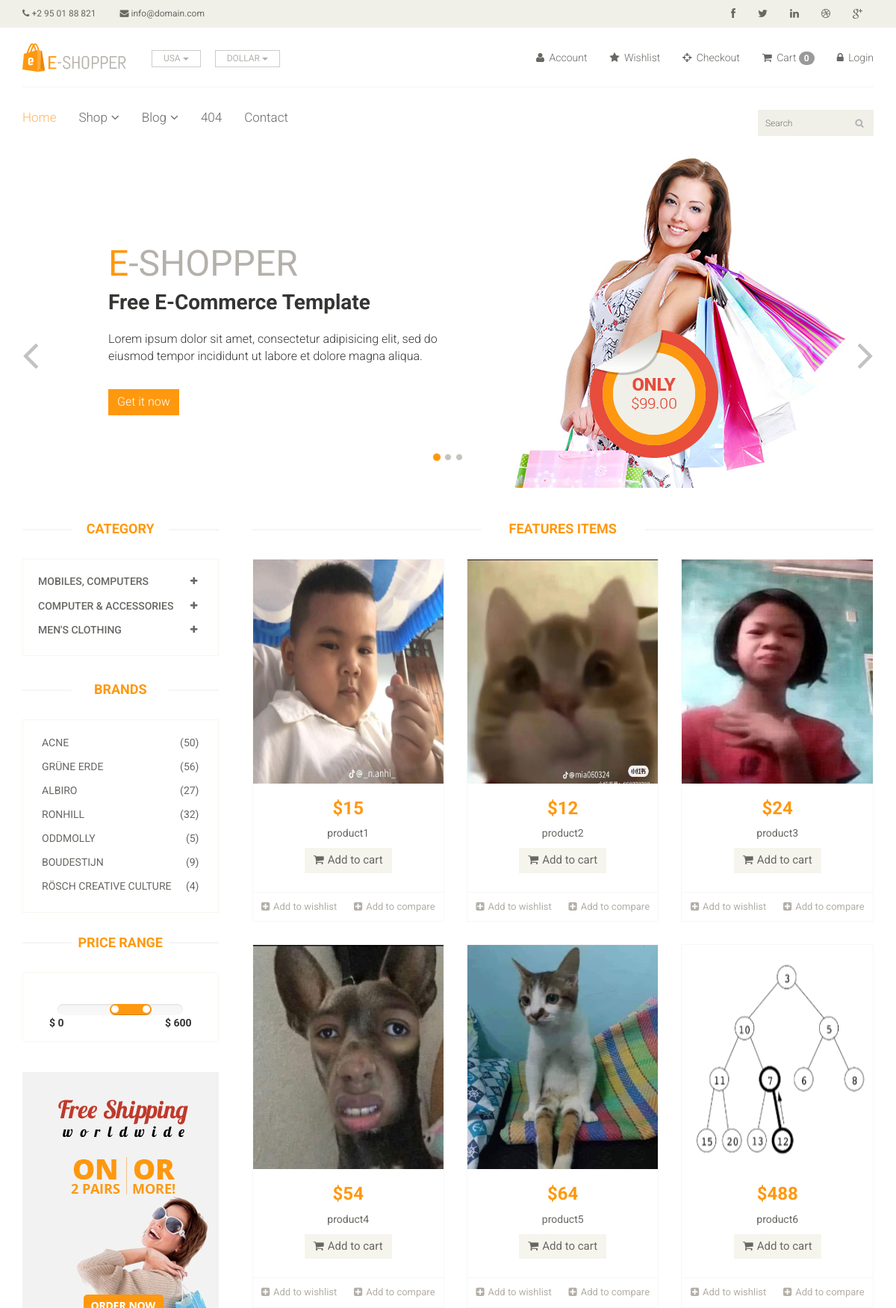
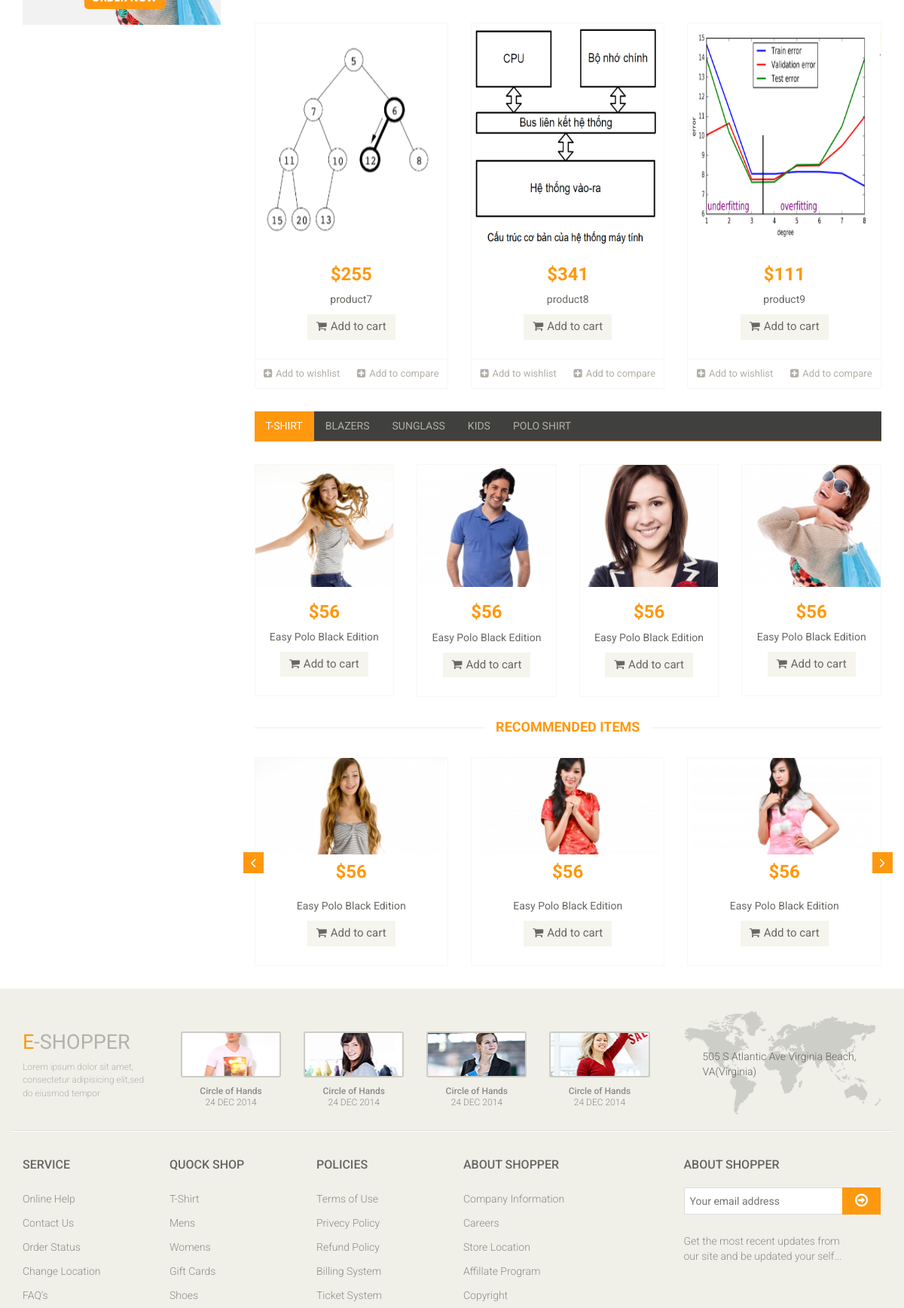
The page / (upper part) on the database its author committed (2 pictures, top to bottom).
### app/models.py (models this page shows, shortened)
class Category(models.Model):
    name = models.CharField(max_length=150)

class Product(models.Model):
    category = models.ForeignKey(Category, on_delete=models.CASCADE, null=False,default=" ")
    sub_category = models.ForeignKey(Sub_Category, on_delete=models.CASCADE, null=False, default=" ")
    image = models.ImageField(upload_to='ecommerce/pimage')
    name = models.CharField(max_length=100)
    price = models.IntegerField()
    date = models.DateField(auto_now_add=True)

### Eshop/views.py (the view)
# urls.py: path('', views.Index, name='index'),
def Index(request):
    category = Category.objects.all()
    categoryID = request.GET.get('category')
    if categoryID:
        product = Product.objects.filter(sub_category = categoryID).order_by('-id')
    else:
        product = Product.objects.all()
    context = {
        'category': category,
        'product' : product,
    }
    return render(request, 'index.html', context)

### templates/index.html (shortened to what this page needs)
{%extends "master.html" %}
{%block body %}
<section id="slider">
    <div class="container">
        <div class="row">
            <div class="col-sm-12">
                <div id="slider-carousel" class="carousel slide" data-ride="carousel">
                    <ol class="carousel-indicators">
                        <li data-target="#slider-carousel" data-slide-to="0" class="active"></li>
                        <li data-target="#slider-carousel" data-slide-to="1"></li>
                        <li data-target="#slider-carousel" data-slide-to="2"></li>
                    </ol>
                    <div class="carousel-inner">
                        <div class="item active">
                            <div class="col-sm-6">
                                <h1><span>E</span>-SHOPPER</h1>
                                <h2>Free E-Commerce Template</h2>
                                <p>Lorem ipsum dolor sit amet, consectetur adipisicing elit, sed do eiusmod tempor incididunt ut labore et dolore magna aliqua. </p>
                                <button type="button" class="btn btn-default get">Get it now</button>
                            </div>
                            <div class="col-sm-6">
                                <img src="/static/images/home/girl1.jpg" class="girl img-responsive" alt="" />
                                <img src="/static/images/home/pricing.png"  class="pricing" alt="" />
                            </div>
                        </div>
                    </div>
                    <a href="#slider-carousel" class="left control-carousel hidden-xs" data-slide="prev">
                        <i class="fa fa-angle-left"></i>
                    </a>
                    <a href="#slider-carousel" class="right control-carousel hidden-xs" data-slide="next">
                        <i class="fa fa-angle-right"></i>
                    </a>
                </div>
            </div>
        </div>
    </div>
</section>
<section>
    <div class="container">
        <div class="row">
            <div class="col-sm-3">
                <div class="left-sidebar">
                    <h2>Category</h2>
                    <div class="panel-group category-products" id="accordian">
                        {% for cat in category %}
                        <div class="panel panel-default">
                            <div class="panel-heading">
                                <h4 class="panel-title">
                                    <a data-toggle="collapse" data-parent="#accordian" href="#{{cat.id}}">
                                        <span class="badge pull-right"><i class="fa fa-plus"></i></span>
                                        {{cat.name}}
                                    </a>
                                </h4>
                            </div>
                        </div>
                        {%endfor%}
                    </div>
                    <div class="brands_products">
                        <h2>Brands</h2>
                        <div class="brands-name">
                            <ul class="nav nav-pills nav-stacked">
                                <li><a href="#"> <span class="pull-right">(50)</span>Acne</a></li>
                                <li><a href="#"> <span class="pull-right">(56)</span>Grüne Erde</a></li>
                                <li><a href="#"> <span class="pull-right">(27)</span>Albiro</a></li>
                                <li><a href="#"> <span class="pull-right">(32)</span>Ronhill</a></li>
                                <li><a href="#"> <span class="pull-right">(5)</span>Oddmolly</a></li>
                                <li><a href="#"> <span class="pull-right">(9)</span>Boudestijn</a></li>
                                <li><a href="#"> <span class="pull-right">(4)</span>Rösch creative culture</a></li>
                            </ul>
                        </div>
                    </div>
                    <div class="price-range">
                        <h2>Price Range</h2>
                        <div class="well text-center">
                             <input type="text" class="span2" value="" data-slider-min="0" data-slider-max="600" data-slider-step="5" data-slider-value="[250,450]" id="sl2" ><br />
                             <b class="pull-left">$ 0</b> <b class="pull-right">$ 600</b>
                        </div>
                    </div>
                    <div class="shipping text-center">
                        <img src="/static/images/home/shipping.jpg" alt="" />
                    </div>
                </div>
            </div>
            <div class="col-sm-9 padding-right">
                <div class="features_items">
                    <h2 class="title text-center">Features Items</h2>
                    {%for prod in product%}
                    <div class="col-sm-4">
                        <div class="product-image-wrapper">
                            <div class="single-products">
                                    <div class="productinfo text-center">
                                        <img src="{{prod.image}}" alt="" height = "300px;" />
                                        <h2>${{prod.price}}</h2>
                                        <p>{{prod.name}}</p>
                                        <a href="{% url 'cart_add' prod.id %}" class="btn btn-default add-to-cart"><i class="fa fa-shopping-cart"></i>Add to cart</a>
                                    </div>
                                    <div class="product-overlay">
                                        <div class="overlay-content">
                                        </div>
                                    </div>
                            </div>
                            <div class="choose">
                                <ul class="nav nav-pills nav-justified">
                                    <li><a href="#"><i class="fa fa-plus-square"></i>Add to wishlist</a></li>
                                    <li><a href="#"><i class="fa fa-plus-square"></i>Add to compare</a></li>
                                </ul>
                            </div>
                        </div>
                    </div>
                    {%endfor%}
                </div>
                <div class="category-tab">
                    <div class="col-sm-12">
                        <ul class="nav nav-tabs">
                            <li class="active"><a href="#tshirt" data-toggle="tab">T-Shirt</a></li>
                            <li><a href="#blazers" data-toggle="tab">Blazers</a></li>
                            <li><a href="#sunglass" data-toggle="tab">Sunglass</a></li>
                            <li><a href="#kids" data-toggle="tab">Kids</a></li>
                            <li><a href="#poloshirt" data-toggle="tab">Polo shirt</a></li>
                        </ul>
                    </div>
                    <div class="tab-content">
                        <div class="tab-pane fade active in" id="tshirt" >
                            <div class="col-sm-3">
                                <div class="product-image-wrapper">
                                    <div class="single-products">
                                        <div class="productinfo text-center">
                                            <img src="/static/images/home/gallery1.jpg" alt="" />
                                            <h2>$56</h2>
                                            <p>Easy Polo Black Edition</p>
                                            <a href="#" class="btn btn-default add-to-cart"><i class="fa fa-shopping-cart"></i>Add to cart</a>
                                        </div>
                                    </div>
                                </div>
                            </div>
                            <div class="col-sm-3">
                                <div class="product-image-wrapper">
                                    <div class="single-products">
                                        <div class="productinfo text-center">
                                            <img src="/static/images/home/gallery2.jpg" alt="" />
                                            <h2>$56</h2>
                                            <p>Easy Polo Black Edition</p>
                                            <a href="#" class="btn btn-default add-to-cart"><i class="fa fa-shopping-cart"></i>Add to cart</a>
                                        </div>
                                    </div>
                                </div>
                            </div>
                            <div class="col-sm-3">
                                <div class="product-image-wrapper">
                                    <div class="single-products">
                                        <div class="productinfo text-center">
                                            <img src="/static/images/home/gallery3.jpg" alt="" />
                                            <h2>$56</h2>
                                            <p>Easy Polo Black Edition</p>
                                            <a href="#" class="btn btn-default add-to-cart"><i class="fa fa-shopping-cart"></i>Add to cart</a>
                                        </div>
                                    </div>
                                </div>
                            </div>
                            <div class="col-sm-3">
                                <div class="product-image-wrapper">
                                    <div class="single-products">
                                        <div class="productinfo text-center">
                                            <img src="/static/images/home/gallery4.jpg" alt="" />
                                            <h2>$56</h2>
                                            <p>Easy Polo Black Edition</p>
                                            <a href="#" class="btn btn-default add-to-cart"><i class="fa fa-shopping-cart"></i>Add to cart</a>
                                        </div>
                                    </div>
                                </div>
                            </div>
                        </div>
                    </div>
                </div>
                <div class="recommended_items">
                    <h2 class="title text-center">recommended items</h2>
                    <div id="recommended-item-carousel" class="carousel slide" data-ride="carousel">
                        <div class="carousel-inner">
                            <div class="item active">
                                <div class="col-sm-4">
                                    <div class="product-image-wrapper">
                                        <div class="single-products">
                                            <div class="productinfo text-center">
                                                <img src="/static/images/home/recommend1.jpg" alt="" />
                                                <h2>$56</h2>
                                                <p>Easy Polo Black Edition</p>
                                                <a href="#" class="btn btn-default add-to-cart"><i class="fa fa-shopping-cart"></i>Add to cart</a>
                                            </div>
                                        </div>
                                    </div>
                                </div>
                                <div class="col-sm-4">
                                    <div class="product-image-wrapper">
                                        <div class="single-products">
                                            <div class="productinfo text-center">
                                                <img src="/static/images/home/recommend2.jpg" alt="" />
                                                <h2>$56</h2>
                                                <p>Easy Polo Black Edition</p>
                                                <a href="#" class="btn btn-default add-to-cart"><i class="fa fa-shopping-cart"></i>Add to cart</a>
                                            </div>
                                        </div>
                                    </div>
                                </div>
                                <div class="col-sm-4">
                                    <div class="product-image-wrapper">
                                        <div class="single-products">
                                            <div class="productinfo text-center">
                                                <img src="/static/images/home/recommend3.jpg" alt="" />
                                                <h2>$56</h2>
                                                <p>Easy Polo Black Edition</p>
                                                <a href="#" class="btn btn-default add-to-cart"><i class="fa fa-shopping-cart"></i>Add to cart</a>
                                            </div>
                                        </div>
                                    </div>
                                </div>
                            </div>
                        </div>
                         <a class="left recommended-item-control" href="#recommended-item-carousel" data-slide="prev">
                            <i class="fa fa-angle-left"></i>
                          </a>
                          <a class="right recommended-item-control" href="#recommended-item-carousel" data-slide="next">
                            <i class="fa fa-angle-right"></i>
                          </a>
                    </div>
                </div>
            </div>
        </div>
    </div>
</section>
{%endblock%}

### rows shown on the page
Category: name "MOBILES, COMPUTERS"
Category: name "COMPUTER & ACCESSORIES"
Category: name "MEN'S CLOTHING"
Product: image (picture), price "15", name "product1"
Product: image (picture), price "12", name "product2"
Product: image (picture), price "24", name "product3"
Product: image (picture), price "54", name "product4"
Product: image (picture), price "64", name "product5"
Product: image (picture), price "488", name "product6"
Product: image (picture), price "255", name "product7"
Product: image (picture), price "341", name "product8"
Product: image (picture), price "111", name "product9"

### other values the page prints
{{ request.session.cart|length }} "0"
